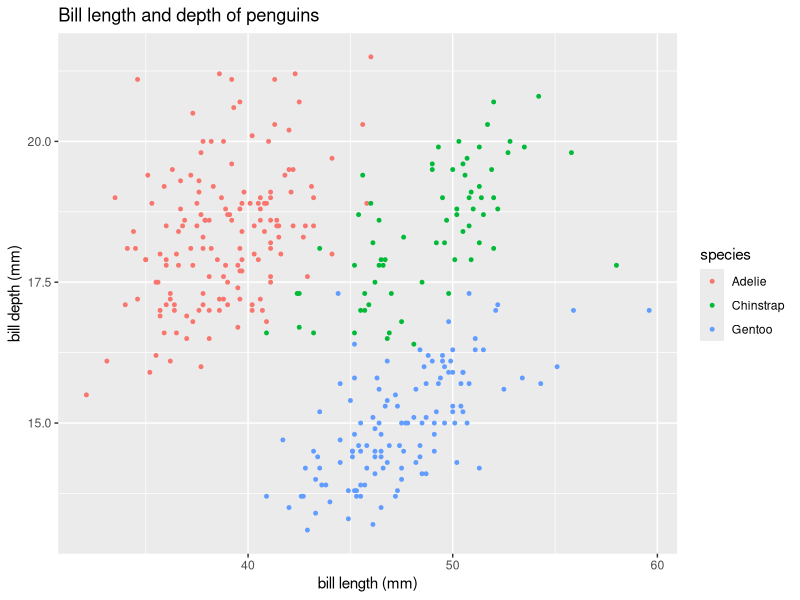

The R source for this figure:
## ---- chunk 1
knitr::opts_chunk$set(echo = TRUE)
library(tidyverse)
library(palmerpenguins)
## ---- chunk 2
expression_1 <- expression(x ^ 2)

deriv_expression_1 <- D(expression_1, "x")
deriv_expression_1
#2x

## can you add the x value directly into the eval equation???? like "eval(deriv_expression_1, x = 3)"

x <- 3
eval(deriv_expression_1)
#6

expression_2 <- expression(2 * (3* a + 2) ^ 4 - 5)

deriv_expression_2 <- D(expression_2, "a")
deriv_expression_2
#2 * (4 * (3 * (3 * a + 2)^3))

a <- 1.2
eval(deriv_expression_2)
#4214.784

expression_3 <- expression(-4 * t * ((t ^ 2 + 1) ^ 3))

deriv_expression_3 <- D(expression_3, "t")
deriv_expression_3
#-4 * t * (3 * (2 * t * (t^2 + 1)^2)) - 4 * ((t^2 + 1)^3)

t <- 0
eval(deriv_expression_3)
#-4
## ---- chunk 3
ggplot(data = penguins, aes(x = bill_length_mm, y = bill_depth_mm)) +
  geom_point(aes(color = species), size = 1) +
  labs (x = "bill length (mm)", y = "bill depth (mm)", title = "Bill length and depth of penguins")
